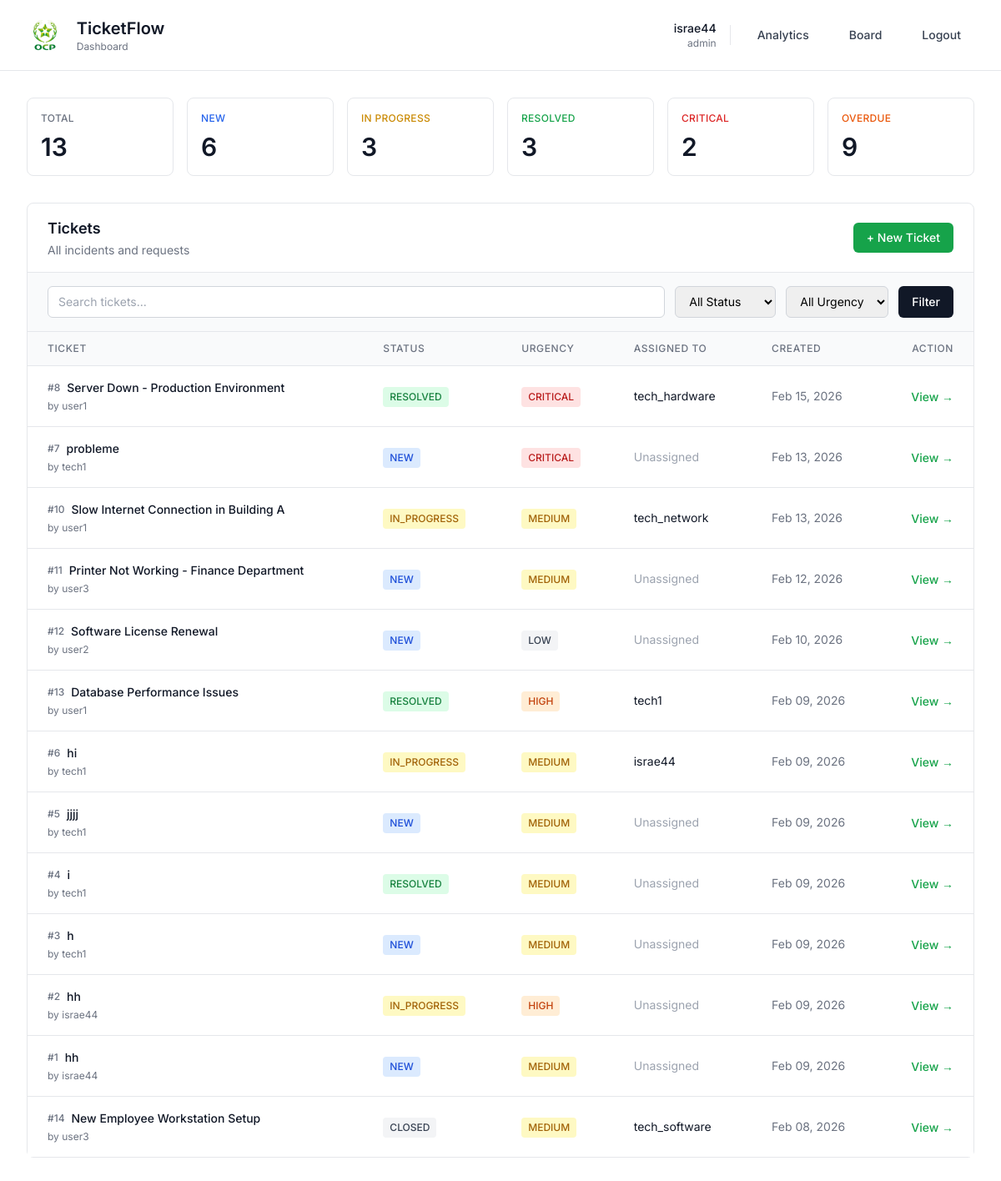
The page / (signed in) on the database its author committed.
### users/models.py (models this page shows, shortened)
class User(AbstractUser):
    ROLE_CHOICES = (
        ("user", "Utilisateur"),
        ("technician", "Technicien"),
        ("admin", "Administrateur"),
    )
    role = models.CharField(max_length=20, choices=ROLE_CHOICES, default="user")
    speciality = models.CharField(max_length=80, blank=True, null=True)

### tickets/models.py (models this page shows, shortened)
class Ticket(models.Model):
    STATUS_CHOICES = (
        ("NEW", "New"),
        ("IN_PROGRESS", "In Progress"),
        ("RESOLVED", "Resolved"),
        ("CLOSED", "Closed"),
    )
    URGENCY_CHOICES = (
        ("LOW", "Low"),
        ("MEDIUM", "Medium"),
        ("HIGH", "High"),
        ("CRITICAL", "Critical"),
    )
    CATEGORY_CHOICES = (
        ("HARDWARE", "Hardware"),
        ("SOFTWARE", "Software"),
        ("NETWORK", "Network"),
        ("ACCESS", "Access & Permissions"),
        ("EMAIL", "Email"),
        ("OTHER", "Other"),
    )
    title = models.CharField(max_length=150)
    description = models.TextField()
    category = models.CharField(
        max_length=30, choices=CATEGORY_CHOICES, default="OTHER")
    status = models.CharField(
        max_length=20, choices=STATUS_CHOICES, default="NEW")
    urgency = models.CharField(
        max_length=20, choices=URGENCY_CHOICES, default="MEDIUM")
    created_by = models.ForeignKey(
        settings.AUTH_USER_MODEL,
        on_delete=models.CASCADE,
        related_name="tickets_created"
    )
    assigned_to = models.ForeignKey(
        settings.AUTH_USER_MODEL,
        on_delete=models.SET_NULL,
        null=True,
        blank=True,
        related_name="tickets_assigned"
    )
    created_at = models.DateTimeField(auto_now_add=True)
    updated_at = models.DateTimeField(auto_now=True)
    resolved_at = models.DateTimeField(null=True, blank=True)
    closed_at = models.DateTimeField(null=True, blank=True)
    sla_response_time = models.IntegerField(
        null=True, blank=True)  # Time until first response
    sla_resolution_time = models.IntegerField(
        null=True, blank=True)  # Time until resolved
    @property
    def age_in_hours(self):
        delta = timezone.now() - self.created_at
        return round(delta.total_seconds() / 3600, 2)
    @property
    def is_overdue(self):
        if self.status in ["RESOLVED", "CLOSED"]:
            return False
        sla_hours = {
            "CRITICAL": 4,
            "HIGH": 24,
            "MEDIUM": 72,
            "LOW": 168,
        }
        max_hours = sla_hours.get(self.urgency, 72)
        return self.age_in_hours > max_hours

### tickets/views.py (the view)
# urls.py: path("", views.dashboard, name="dashboard"),
@login_required
def dashboard(request):
    u = request.user
    tickets = Ticket.objects.all()
    if u.role == "technician":
        tickets = tickets.filter(assigned_to=u)
    elif u.role == "user":
        tickets = tickets.filter(created_by=u)
    status = request.GET.get("status")
    urgency = request.GET.get("urgency")
    search = request.GET.get("search")
    if status:
        tickets = tickets.filter(status=status)
    if urgency:
        tickets = tickets.filter(urgency=urgency)
    if search:
        tickets = tickets.filter(title__icontains=search)
    tickets_list = tickets.order_by("-created_at")
    all_tickets = Ticket.objects.all()
    if u.role == "technician":
        all_tickets = all_tickets.filter(assigned_to=u)
    elif u.role == "user":
        all_tickets = all_tickets.filter(created_by=u)
    summary = {
        'total': all_tickets.count(),
        'new': all_tickets.filter(status="NEW").count(),
        'in_progress': all_tickets.filter(status="IN_PROGRESS").count(),
        'resolved': all_tickets.filter(status="RESOLVED").count(),
        'critical': all_tickets.filter(urgency="CRITICAL").count(),
        'overdue': sum(1 for t in all_tickets.filter(status__in=["NEW", "IN_PROGRESS"]) if t.is_overdue),
    }
    return render(request, "tickets/dashboard.html", {
        "tickets": tickets_list,
        "status": status,
        "urgency": urgency,
        "search": search,
        "summary": summary,
    })

### templates/tickets/dashboard.html (shortened to what this page needs)
{% load static %}
<!doctype html>
<html lang="en">
<head>
  <script src="https://cdn.tailwindcss.com"></script>
</head>
<body class="min-h-screen bg-white">
  <header class="bg-white border-b border-gray-200">
    <div class="max-w-7xl mx-auto px-8 py-5">
      <div class="flex items-center justify-between">
        <div class="flex items-center gap-4">
          <img src="{% static 'images/image-1.png' %}" alt="TicketFlow" class="h-10 w-auto" />
          <div>
            <h1 class="text-xl font-semibold text-gray-900">TicketFlow</h1>
            <p class="text-xs text-gray-500">Dashboard</p>
          </div>
        </div>
        <div class="flex items-center gap-4">
          <div class="text-right hidden md:block">
            <div class="text-sm font-medium text-gray-900">{{ request.user.username }}</div>
            <div class="text-xs text-gray-500">{{ request.user.role }}</div>
          </div>
          <a href="{% url 'analytics' %}"
             class="px-4 py-2 text-sm font-medium text-gray-700 hover:text-gray-900 transition-colors">
            Analytics
          </a>
          <a href="{% url 'board' %}"
             class="px-4 py-2 text-sm font-medium text-gray-700 hover:text-gray-900 transition-colors">
            Board
          </a>
          <a href="{% url 'logout' %}"
             class="px-4 py-2 text-sm font-medium text-gray-700 hover:text-gray-900 transition-colors">
            Logout
          </a>
        </div>
      </div>
    </div>
  </header>
  <main class="max-w-7xl mx-auto px-8 py-8">
    <div class="grid grid-cols-2 md:grid-cols-3 lg:grid-cols-6 gap-4 mb-8">
      <div class="stat-card bg-white border border-gray-200 rounded-lg p-4">
        <div class="text-xs font-medium text-gray-500 uppercase tracking-wide mb-2">Total</div>
        <div class="text-3xl font-semibold text-gray-900">{{ summary.total }}</div>
      </div>
      <div class="stat-card bg-white border border-gray-200 rounded-lg p-4">
        <div class="text-xs font-medium text-blue-600 uppercase tracking-wide mb-2">New</div>
        <div class="text-3xl font-semibold text-gray-900">{{ summary.new }}</div>
      </div>
      <div class="stat-card bg-white border border-gray-200 rounded-lg p-4">
        <div class="text-xs font-medium text-yellow-600 uppercase tracking-wide mb-2">In Progress</div>
        <div class="text-3xl font-semibold text-gray-900">{{ summary.in_progress }}</div>
      </div>
      <div class="stat-card bg-white border border-gray-200 rounded-lg p-4">
        <div class="text-xs font-medium text-green-600 uppercase tracking-wide mb-2">Resolved</div>
        <div class="text-3xl font-semibold text-gray-900">{{ summary.resolved }}</div>
      </div>
      <div class="stat-card bg-white border border-gray-200 rounded-lg p-4">
        <div class="text-xs font-medium text-red-600 uppercase tracking-wide mb-2">Critical</div>
        <div class="text-3xl font-semibold text-gray-900">{{ summary.critical }}</div>
      </div>
      <div class="stat-card bg-white border border-gray-200 rounded-lg p-4">
        <div class="text-xs font-medium text-orange-600 uppercase tracking-wide mb-2">Overdue</div>
        <div class="text-3xl font-semibold text-gray-900">{{ summary.overdue }}</div>
      </div>
    </div>
    <div class="bg-white border border-gray-200 rounded-lg">
      <div class="flex items-center justify-between px-6 py-4 border-b border-gray-200">
        <div>
          <h2 class="text-lg font-semibold text-gray-900">Tickets</h2>
          <p class="text-sm text-gray-500 mt-0.5">All incidents and requests</p>
        </div>
        {% if request.user.role != "technician" %}
          <a href="{% url 'ticket_create' %}"
             class="px-4 py-2 bg-green-600 hover:bg-green-700 text-white text-sm font-medium rounded-md transition-colors">
            + New Ticket
          </a>
        {% endif %}
      </div>
      <form class="flex flex-wrap gap-3 px-6 py-4 bg-gray-50 border-b border-gray-200" method="GET">
        <input name="search" value="{{ search|default:'' }}"
               placeholder="Search tickets..."
               class="flex-1 min-w-[200px] px-3 py-2 text-sm border border-gray-300 rounded-md focus:outline-none focus:ring-2 focus:ring-green-500 focus:border-transparent" />
        <select name="status" class="px-3 py-2 text-sm border border-gray-300 rounded-md focus:outline-none focus:ring-2 focus:ring-green-500 focus:border-transparent">
          <option value="">All Status</option>
        </select>
        <select name="urgency" class="px-3 py-2 text-sm border border-gray-300 rounded-md focus:outline-none focus:ring-2 focus:ring-green-500 focus:border-transparent">
          <option value="">All Urgency</option>
        </select>
        <button class="px-4 py-2 bg-gray-900 hover:bg-gray-800 text-white text-sm font-medium rounded-md transition-colors">
          Filter
        </button>
      </form>
      <div class="overflow-x-auto">
        {% if tickets %}
          <table class="w-full">
            <thead class="bg-gray-50 border-b border-gray-200">
              <tr>
                <th class="px-6 py-3 text-left text-xs font-medium text-gray-500 uppercase tracking-wider">Ticket</th>
                <th class="px-6 py-3 text-left text-xs font-medium text-gray-500 uppercase tracking-wider">Status</th>
                <th class="px-6 py-3 text-left text-xs font-medium text-gray-500 uppercase tracking-wider">Urgency</th>
                <th class="px-6 py-3 text-left text-xs font-medium text-gray-500 uppercase tracking-wider">Assigned To</th>
                <th class="px-6 py-3 text-left text-xs font-medium text-gray-500 uppercase tracking-wider">Created</th>
                <th class="px-6 py-3 text-right text-xs font-medium text-gray-500 uppercase tracking-wider">Action</th>
              </tr>
            </thead>
            <tbody class="bg-white divide-y divide-gray-200">
              {% for t in tickets %}
                <tr class="hover:bg-gray-50 transition-colors ticket-row fade-in">
                  <td class="px-6 py-4">
                    <div class="flex items-center">
                      <span class="text-xs font-medium text-gray-500 mr-2">#{{ t.id }}</span>
                      <span class="text-sm font-medium text-gray-900">{{ t.title }}</span>
                    </div>
                    <div class="text-xs text-gray-500 mt-1">by {{ t.created_by.username }}</div>
                  </td>
                  <td class="px-6 py-4">
                    <span class="inline-flex px-2 py-1 text-xs font-medium rounded {% if t.status == 'NEW' %}bg-blue-100 text-blue-700{% elif t.status == 'IN_PROGRESS' %}bg-yellow-100 text-yellow-700{% elif t.status == 'RESOLVED' %}bg-green-100 text-green-700{% else %}bg-gray-100 text-gray-700{% endif %}">
                      {{ t.status }}
                    </span>
                  </td>
                  <td class="px-6 py-4">
                    <span class="inline-flex px-2 py-1 text-xs font-medium rounded {% if t.urgency == 'CRITICAL' %}bg-red-100 text-red-700{% elif t.urgency == 'HIGH' %}bg-orange-100 text-orange-700{% elif t.urgency == 'MEDIUM' %}bg-yellow-100 text-yellow-700{% else %}bg-gray-100 text-gray-700{% endif %}">
                      {{ t.urgency }}
                    </span>
                  </td>
                  <td class="px-6 py-4 text-sm text-gray-900">
                    {% if t.assigned_to %}{{ t.assigned_to.username }}{% else %}<span class="text-gray-400">Unassigned</span>{% endif %}
                  </td>
                  <td class="px-6 py-4 text-sm text-gray-500">
                    {{ t.created_at|date:"M d, Y" }}
                  </td>
                  <td class="px-6 py-4 text-right">
                    <a href="{% url 'ticket_detail' t.id %}" class="text-sm font-medium text-green-600 hover:text-green-700">
                      View →
                    </a>
                  </td>
                </tr>
              {% endfor %}
            </tbody>
          </table>
        {% else %}
          <div class="px-6 py-12 text-center">
            <p class="text-sm text-gray-500">No tickets found</p>
          </div>
        {% endif %}
      </div>
    </div>
  </main>
</body>
</html>

### templates/tickets/dashboard.html (style rules this page uses)
* { font-family: 'Inter', sans-serif; margin: 0; padding: 0; box-sizing: border-box; }
.fade-in { animation: fadeIn 0.3s ease-in; }
.stat-card { transition: all 0.2s ease; }

### rows shown on the page
User: user.username "israe44", user.role "admin"
Ticket: id "8", title "Server Down - Production Environment", created_by.username "user1", status "RESOLVED", urgency "CRITICAL", assigned_to.username "tech_hardware", created_at "Feb 15, 2026"
Ticket: id "7", title "probleme", created_by.username "tech1", status "NEW", urgency "CRITICAL", shows "Unassigned", created_at "Feb 13, 2026"
Ticket: id "10", title "Slow Internet Connection in Building A", created_by.username "user1", status "IN_PROGRESS", urgency "MEDIUM", assigned_to.username "tech_network", created_at "Feb 13, 2026"
Ticket: id "11", title "Printer Not Working - Finance Department", created_by.username "user3", status "NEW", urgency "MEDIUM", shows "Unassigned", created_at "Feb 12, 2026"
Ticket: id "12", title "Software License Renewal", created_by.username "user2", status "NEW", urgency "LOW", shows "Unassigned", created_at "Feb 10, 2026"
Ticket: id "13", title "Database Performance Issues", created_by.username "user1", status "RESOLVED", urgency "HIGH", assigned_to.username "tech1", created_at "Feb 09, 2026"
Ticket: id "6", title "hi", created_by.username "tech1", status "IN_PROGRESS", urgency "MEDIUM", assigned_to.username "israe44", created_at "Feb 09, 2026"
Ticket: id "5", title "jjjj", created_by.username "tech1", status "NEW", urgency "MEDIUM", shows "Unassigned", created_at "Feb 09, 2026"
Ticket: id "4", title "i", created_by.username "tech1", status "RESOLVED", urgency "MEDIUM", shows "Unassigned", created_at "Feb 09, 2026"
Ticket: id "3", title "h", created_by.username "tech1", status "NEW", urgency "MEDIUM", shows "Unassigned", created_at "Feb 09, 2026"
Ticket: id "2", title "hh", created_by.username "israe44", status "IN_PROGRESS", urgency "HIGH", shows "Unassigned", created_at "Feb 09, 2026"
Ticket: id "1", title "hh", created_by.username "israe44", status "NEW", urgency "MEDIUM", shows "Unassigned", created_at "Feb 09, 2026"
Ticket: id "14", title "New Employee Workstation Setup", created_by.username "user3", status "CLOSED", urgency "MEDIUM", assigned_to.username "tech_software", created_at "Feb 08, 2026"

### other values the page prints
{{ summary.total }} "13"
{{ summary.new }} "6"
{{ summary.in_progress }} "3"
{{ summary.resolved }} "3"
{{ summary.critical }} "2"
{{ summary.overdue }} "9"
